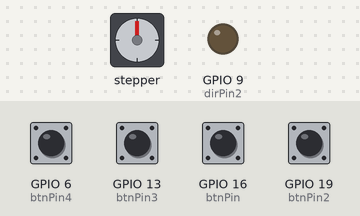
The program below on a simulated Raspberry Pi (BCM pin numbers). Parts: stepper motor, output pins drawn as LEDs (lit = HIGH). The inputs (shaded band) are chosen by the test bench; at power-on: GPIO 6 (btnPin4), GPIO 13 (btnPin3), GPIO 16 (btnPin), GPIO 19 (btnPin2) HIGH. Pins used as bus, display or sensor lines are not drawn.

Above: at 1.2 s.
1.3 s: GPIO 6 (btnPin4) pulled LOW for 0.15 s
At 1.45 s:
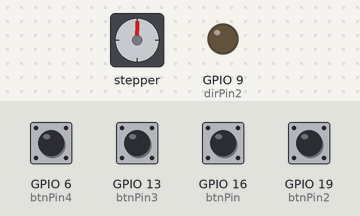
At 17.9 s:
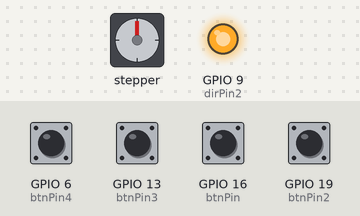
Timing chart, 0 to 18.7 s (numbered marks = the images above; inputs shaded):
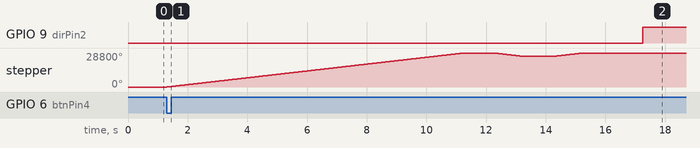

Measured:
- after the input at 1.3 s, GPIO 9 (dirPin2): LOW → HIGH after 15.9 s; stepper: turns 28800° clockwise in 10.0 s, then 2880° counter-clockwise in 1.0 s, then 2880° clockwise in 1.0 s

The program:

stepperModule.py
```python
import RPi.GPIO as GPIO
import time

dirPin = 20
stepPin = 21
btnPin = 16

dirPin2 = 9
stepPin2 = 11
btnPin2 = 19

btnPin3 = 13

btnPin4 = 6

pos = 0
pos2 = 0

spr = 200 #steps per revolution
microstep = 16
ppr = spr * microstep #pulses per revolution

GPIO.setmode(GPIO.BCM)
GPIO.setwarnings(False)

GPIO.setup(dirPin, GPIO.OUT)
GPIO.setup(stepPin, GPIO.OUT)

GPIO.setup(dirPin2, GPIO.OUT)
GPIO.setup(stepPin2, GPIO.OUT)

GPIO.setup(btnPin, GPIO.IN, pull_up_down=GPIO.PUD_UP)
GPIO.setup(btnPin2, GPIO.IN, pull_up_down=GPIO.PUD_UP)
GPIO.setup(btnPin3, GPIO.IN, pull_up_down=GPIO.PUD_UP)
GPIO.setup(btnPin4, GPIO.IN, pull_up_down=GPIO.PUD_UP)

def goTo(newPos):
    global pos
    while pos != newPos:
        direction = pos < newPos
        GPIO.output(dirPin, direction)

        if direction:
            pos += 1
        else:
            pos -= 1
        GPIO.output(stepPin, pos % 2)
        time.sleep(0.0003)

def goTo2(newPos):
    global pos2
    while pos2 != newPos:
        direction = pos2 < newPos
        GPIO.output(dirPin2, direction)

        if direction:
            pos2 += 1
        else:
            pos2 -= 1
        GPIO.output(stepPin2, pos2 % 2)
        time.sleep(0.00015)

def baraban():
    goTo(32000)
    time.sleep(1)
    goTo(32000-3200)
    time.sleep(1)
    goTo(32000)
    time.sleep(1)
    pos = 0

def lift():
    goTo2(49500)
    time.sleep(1)
    goTo2(43000)
    time.sleep(.5)
    goTo2(0)
    time.sleep(1)
    pos2 = 0

try:
    while True:
        if not GPIO.input(btnPin):
            baraban()

        if not GPIO.input(btnPin2):
            lift()

        if not GPIO.input(btnPin3):
            goTo2(10000)
            file = open('kameraModule.py','r')
            exec(file.read())
        if not GPIO.input(btnPin4):
            while True:
                baraban()
                time.sleep(1)
                goTo2(10000)
                file = open('kameraModule.py','r')
                exec(file.read())
                time.sleep(1)
                lift()
                time.sleep(1)


except KeyboardInterrupt:
    GPIO.cleanup()

GPIO.cleanup()
```
